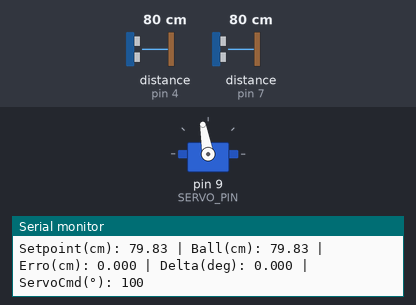
The sketch below on a simulated Arduino Uno, built with avr-gcc and run on an emulated ATmega328P. Shown: servo, the last lines printed to the serial monitor. Wiring (inferred from the names in the program): 2 × ultrasonic range finder: trigger pin 3, echo pin 4 / trigger pin 6, echo pin 7. Inputs (shaded band) come from the test bench; at power-on: distance to the obstacle (sensors on pin 4, pin 7) 80 cm. The echo pulse lasts 58.3 µs per cm.

Above: at 2.3 s.
2.4 s: distance to the obstacle (sensor on pin 4) set to 2 cm
At 3.7 s:
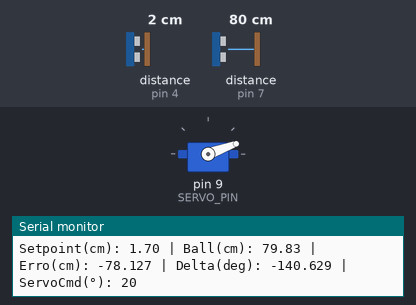
4.0 s: distance to the obstacle (sensor on pin 7) set to 9 cm
At 4.54 s:
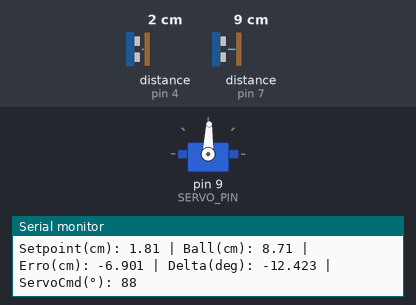
7.0 s: distance to the obstacle (sensor on pin 4) set to 60 cm
8.6 s: distance to the obstacle (sensor on pin 7) set to 18 cm
At 9.9 s:
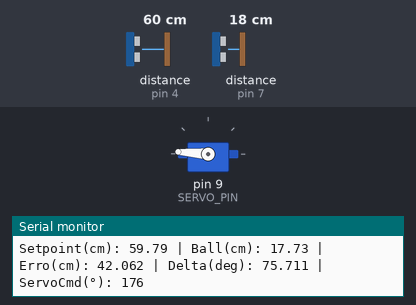
10.2 s: distance to the obstacle (sensor on pin 4) set to 35 cm
At 10.7 s:
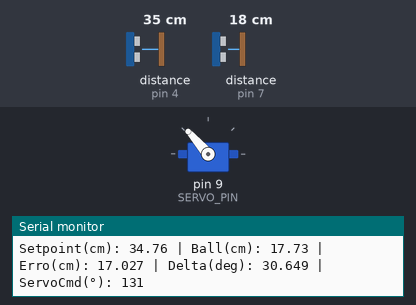
11.9 s: distance to the obstacle (sensor on pin 7) set to 2 cm
At 12.4 s:
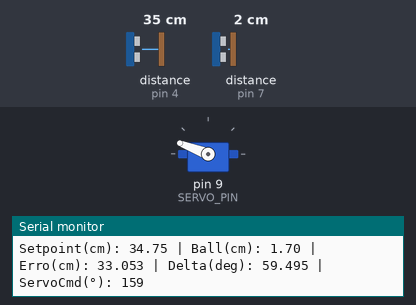
Timing chart, 0 to 14.4 s (numbered marks = the images above; inputs shaded):
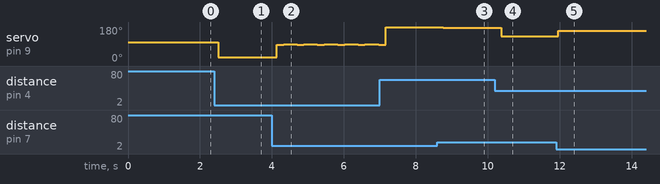

The sketch:

teste_controle_P.ino
```cpp
#include <Servo.h>

// -------- pinos ----------
const int TRIG_SETPOINT = 3; // sensor do alvo
const int ECHO_SETPOINT = 4;

const int TRIG_BALL = 6; // sensor da bola
const int ECHO_BALL = 7;

const int SERVO_PIN = 9;

// -------- parâmetros do servo / segurança ----------
const int SERVO_UP_ANGLE   = 20;  // "subir" -> 20°
const int SERVO_DOWN_ANGLE = 180; // "baixar" -> 180°
const int SERVO_MIN = 0;
const int SERVO_MAX = 180;

// -------- controle P ----------
double Kp = 1.8;
double setpoint_cm = 20.0; // valor inicial do alvo em cm que é atualizado

// -------- outras configurações ----------
const unsigned long PULSE_TIMEOUT = 30000UL; // microssegundos (timeout para pulseIn)
const int SAMPLE_COUNT = 3; // média de N leituras para reduzir ruído
const int LOOP_DELAY_MS = 90; // taxa de amostragem

Servo servo;

// -------- funções auxiliares ----------
double readUltrasonic(int trigPin, int echoPin) {
  // média de SAMPLE_COUNT leituras
  double sum = 0.0;
  int valid = 0;
  for (int i = 0; i < SAMPLE_COUNT; ++i) {
    digitalWrite(trigPin, LOW);
    delayMicroseconds(2);
    digitalWrite(trigPin, HIGH);
    delayMicroseconds(10);
    digitalWrite(trigPin, LOW);

    unsigned long duration = pulseIn(echoPin, HIGH, PULSE_TIMEOUT);
    if (duration == 0) {
      // timeout -> retorna -1 como sinal de leitura inválida
      // não soma essa leitura
    } else {
      double dist_cm = (double)duration / 58.2; // conversão para cm
      sum += dist_cm;
      valid++;
    }
    delay(10);
  }
  if (valid == 0) return -1.0; // nenhuma leitura válida
  return sum / valid;
}

void emergencyDetachIfCommanded() {
  // Pausa por 'p' no monitor serial
  if (Serial.available() > 0) {
    char c = Serial.read();
    if (c == 'p' || c == 'P') {
      Serial.println("EMERGENCY PAUSE: detach servo and stop (reset Arduino to resume).");
      servo.detach(); // libera o servo
      while (true) {
        // trava aqui até reset manual — evita continuar e forçar o servo
      }
    }
  }
}

void setup() {
  Serial.begin(9600);
  pinMode(TRIG_SETPOINT, OUTPUT);
  pinMode(ECHO_SETPOINT, INPUT);
  pinMode(TRIG_BALL, OUTPUT);
  pinMode(ECHO_BALL, INPUT);

  servo.attach(SERVO_PIN);
  // coloca em posição neutra próxima ao centro do range permitido
  int neutral = (SERVO_UP_ANGLE + SERVO_DOWN_ANGLE) / 2;
  servo.write(neutral);

  delay(1000);
  Serial.println("=== Controle P (Ball & Beam) - inicializado ===");
  Serial.print("Pinos: setpoint TRIG/ECHO = "); Serial.print(TRIG_SETPOINT); Serial.print("/"); Serial.println(ECHO_SETPOINT);
  Serial.print("       ball     TRIG/ECHO = "); Serial.print(TRIG_BALL); Serial.print("/"); Serial.println(ECHO_BALL);
  Serial.print("Servo pin = "); Serial.println(SERVO_PIN);
  Serial.print("Kp inicial = "); Serial.println(Kp);
  Serial.print("Comandos: enviar 'p' no Serial para pausa de emergência."); Serial.println();
}

void loop() {
  emergencyDetachIfCommanded();

  // Lê a posição do bloco
  double setpoint_raw = readUltrasonic(TRIG_SETPOINT, ECHO_SETPOINT);
  if (setpoint_raw > 0) {
    setpoint_cm = setpoint_raw; // atualiza setpoint automaticamente com a leitura do sensor do bloco
  } // se leitura inválida, mantemos o último setpoint conhecido

  // Lê a posição da bola
  double ball_pos_cm = readUltrasonic(TRIG_BALL, ECHO_BALL);

  if (ball_pos_cm < 0) {
    // leitura inválida da bola -> não alterar servo, apenas manda mensagem
    Serial.println("Leitura da bola inválida (timeout). Servo não modificado.");
    delay(LOOP_DELAY_MS);
    return;
  }

  // Erro (cm): setpoint - atual
  double error_cm = setpoint_cm - ball_pos_cm;

  // Saída proporcional (em graus) - Kp [graus por cm]
  double delta_deg = Kp * error_cm;

  // Mapeamos essa variação a partir de um ângulo neutro.
  // Usamos o ponto neutro como média entre subir e descer.
  double neutral_angle = (SERVO_UP_ANGLE + SERVO_DOWN_ANGLE) / 2.0;
  double commanded_angle = neutral_angle + delta_deg;

  // Saturações de segurança
  if (commanded_angle > SERVO_MAX) commanded_angle = SERVO_MAX;
  if (commanded_angle < SERVO_MIN) commanded_angle = SERVO_MIN;

  // limitação (20 a 180 graus)
  if (commanded_angle > SERVO_DOWN_ANGLE) commanded_angle = SERVO_DOWN_ANGLE;
  if (commanded_angle < SERVO_UP_ANGLE) commanded_angle = SERVO_UP_ANGLE;

  // Envia comando ao servo
  servo.write((int)round(commanded_angle));

  // Telemetria
  Serial.print("Setpoint(cm): "); Serial.print(setpoint_cm, 2);
  Serial.print(" | Ball(cm): "); Serial.print(ball_pos_cm, 2);
  Serial.print(" | Erro(cm): "); Serial.print(error_cm, 3);
  Serial.print(" | Delta(deg): "); Serial.print(delta_deg, 3);
  Serial.print(" | ServoCmd(°): "); Serial.println((int)round(commanded_angle));

  delay(LOOP_DELAY_MS);
}
```

Measured:
- after the input at 2.4 s, servo on pin 9 (SERVO_PIN): 100° → 20° after 0.11 s
- after the input at 4.0 s, servo on pin 9 (SERVO_PIN): alternates 88° for 0.38 s and 87° for 0.19 s, starting after 0.14 s
- after the input at 8.6 s, servo on pin 9 (SERVO_PIN): 180° → 176° after 0.16 s
- after the input at 10.2 s, servo on pin 9 (SERVO_PIN): 176° → 131° after 0.18 s
- after the input at 11.9 s, servo on pin 9 (SERVO_PIN): 131° → 159° after 0.06 s
